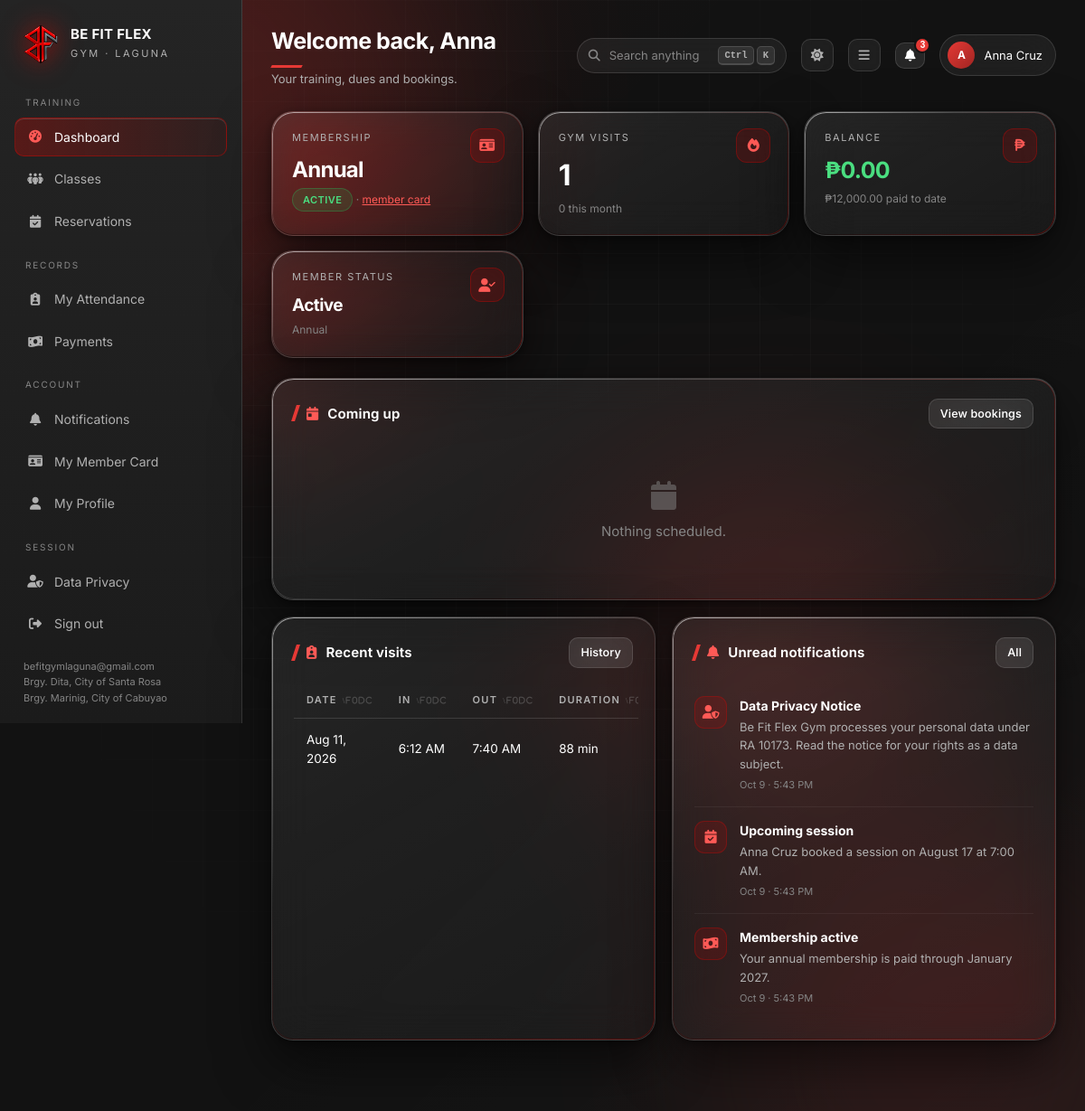
Before: /member/dashboard.php (signed in) with the older database file.
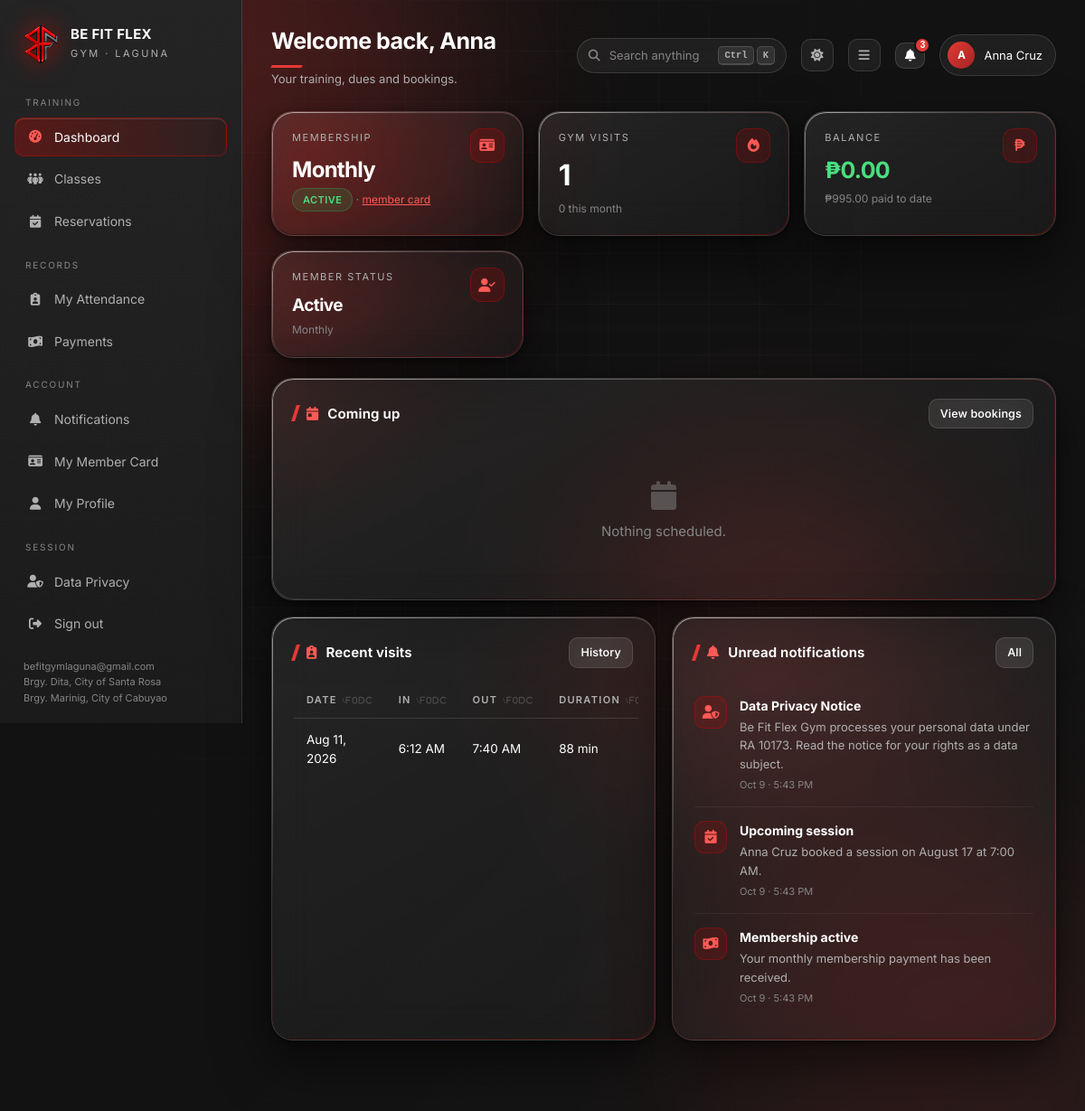
After: the same page with the newer database file.
### tables this page shows
CREATE TABLE members (
    member_id VARCHAR(50) PRIMARY KEY,
    user_id INT NOT NULL UNIQUE,
    member_name VARCHAR(255) NOT NULL,
    contact_number VARCHAR(20) NOT NULL,
    contact_number_encrypted TEXT NULL,
    email VARCHAR(255) NOT NULL,
    membership_type ENUM('Monthly') NOT NULL,
    join_date DATE NOT NULL,
    out_date DATE NULL,
    status ENUM('Active','Inactive','Expired') NOT NULL DEFAULT 'Active',
    created_at TIMESTAMP DEFAULT CURRENT_TIMESTAMP,
    updated_at TIMESTAMP DEFAULT CURRENT_TIMESTAMP ON UPDATE CURRENT_TIMESTAMP,
    FOREIGN KEY (user_id) REFERENCES users(user_id) ON DELETE CASCADE,
    INDEX idx_status (status), INDEX idx_member_name (member_name), INDEX idx_email (email)
);

CREATE TABLE notifications (
    notification_id INT PRIMARY KEY AUTO_INCREMENT,
    user_id INT NOT NULL,
    notification_type VARCHAR(50) NOT NULL,
    notification_title VARCHAR(255) NOT NULL,
    notification_message LONGTEXT NOT NULL,
    notification_icon VARCHAR(50) DEFAULT 'bell',
    icon_color VARCHAR(20) DEFAULT 'primary',
    image_path VARCHAR(500) NULL,
    video_path VARCHAR(500) NULL,
    related_entity_type VARCHAR(50), related_entity_id VARCHAR(50),
    action_url VARCHAR(500),
    is_read TINYINT DEFAULT 0, read_at DATETIME NULL,
    email_sent TINYINT DEFAULT 0, email_sent_at DATETIME NULL,
    priority ENUM('low','normal','high','urgent') DEFAULT 'normal',
    created_at TIMESTAMP DEFAULT CURRENT_TIMESTAMP,
    expires_at DATETIME NULL,
    FOREIGN KEY (user_id) REFERENCES users(user_id) ON DELETE CASCADE,
    INDEX idx_user_read (user_id, is_read), INDEX idx_created_at (created_at)
);

### includes/auth.php (called while the page is built, shortened)
<?php
require_once __DIR__ . '/../config/db.php';
require_once __DIR__ . '/helpers.php';
function base_url(): string
{
    return defined('IN_SUBDIR') && IN_SUBDIR ? '../' : '';
}
function current_user(): ?array
{
    $type = $_SESSION['user_type'] ?? '';
    return [
        'id'    => (int) $_SESSION['user_id'],
        'name'  => $_SESSION['name'] ?? '',
        'email' => $_SESSION['email'] ?? '',
        'type'  => $type,
    ];
}
function require_role(string ...$allowed): array
{
    $u = current_user();
    return $u;
}

### config/db.php (called while the page is built, shortened)
<?php
function db(): PDO
{
    static $pdo = null;
    if ($pdo instanceof PDO) {
        return $pdo;
    }
    $dsn = sprintf('mysql:host=%s;port=%s;dbname=%s;charset=utf8mb4', DB['host'], DB['port'], DB['name']);
    try {
        $pdo = new PDO($dsn, DB['user'], DB['pass'], [
            PDO::ATTR_ERRMODE            => PDO::ERRMODE_EXCEPTION,
            PDO::ATTR_DEFAULT_FETCH_MODE => PDO::FETCH_ASSOC,
            PDO::ATTR_EMULATE_PREPARES   => false,
        ]);
    } catch (PDOException $e) {
        http_response_code(500);
        echo '<!doctype html><meta charset="utf-8">'
           . '<div style="font:16px system-ui;background:#0a0a0a;color:#eee;padding:40px;height:100vh">'
           . '<h1 style="color:#E10600">Database connection failed</h1>'
           . '<p>MySQL is not reachable, or the database has not been imported yet.</p>'
           . '<ol><li>Start <b>MySQL</b> in the XAMPP Control Panel</li>'
           . '<li>Import <code>database/befitflex_gym.sql</code> through phpMyAdmin</li>'
           . '<li>Check the credentials in <code>config/db.php</code></li></ol>'
           . '<p style="color:#888">' . htmlspecialchars($e->getMessage()) . '</p></div>';
        exit;
    }
    return $pdo;
}

### member/dashboard.php (the view, shortened to what the changed rows need)
<?php
require __DIR__ . '/../includes/auth.php';
$u = require_role('member');
$mid = $_SESSION['member_id'] ?? '';
$title = 'Welcome back, ' . explode(' ', (string) $u['name'])[0];
$me = row('SELECT m.* FROM members m WHERE m.member_id = ?', [$mid]);
$owed      = (float) scalar("SELECT COALESCE(SUM(amount),0) FROM payments WHERE member_id = ? AND payment_status <> 'Paid'", [$mid]);
$paid      = (float) scalar("SELECT COALESCE(SUM(amount),0) FROM payments WHERE member_id = ? AND payment_status = 'Paid'", [$mid]);
$recentVisits = rows('SELECT * FROM attendance WHERE member_id = ? ORDER BY check_in_time DESC LIMIT 5', [$mid]);
$notes = rows('SELECT * FROM notifications WHERE user_id = ? AND is_read = 0 ORDER BY created_at DESC LIMIT 4', [$u['id']]);
include __DIR__ . '/../includes/header.php';
?>
<div class="stats">
  <div class="stat glass hover"><div class="ico"><i class="fa-solid fa-id-card"></i></div>
    <div class="label">Membership</div>
    <div class="value" style="font-size:24px"><?= e($me['membership_type'] ?? '—') ?></div>
    <div class="note"><?= badge($me['status'] ?? '') ?> · <a href="id-card.php" style="color:var(--red-hot)">member card</a></div></div>
  <div class="stat glass hover"><div class="ico"><i class="fa-solid fa-peso-sign"></i></div>
    <div class="label">Balance</div>
    <div class="value" style="font-size:25px;color:<?= $owed > 0 ? '#FBBF24' : '#4ADE80' ?>"><?= money($owed) ?></div>
    <div class="note"><?= money($paid) ?> paid to date</div></div>
  <div class="stat glass hover"><div class="ico"><i class="fa-solid fa-user-check"></i></div>
    <div class="label">Member status</div>
    <div class="value" style="font-size:19px"><?= e($me['status'] ?? 'Active') ?></div>
    <div class="note"><?= e($me['membership_type'] ?? 'Membership') ?></div></div>
</div>
<div class="grid c2">
  <div class="panel glass">
    <h2><i class="fa-solid fa-calendar-day"></i> Coming up
      <span class="spacer"></span><a class="btn sm" href="reservations.php">View bookings</a></h2>
  </div>
</div>
<div class="grid c2">
  <div class="panel glass">
    <h2><i class="fa-solid fa-clipboard-user"></i> Recent visits
      <span class="spacer"></span><a class="btn sm" href="attendance.php">History</a></h2>
    <?php if (!$recentVisits): ?>
      <div class="empty"><i class="fa-solid fa-door-closed"></i>No visits recorded.</div>
    <?php else: ?>
    <div class="table-wrap"><table>
      <thead><tr><th>Date</th><th>In</th><th>Out</th><th>Duration</th></tr></thead>
    </table></div>
    <?php endif; ?>
  </div>
  <div class="panel glass">
    <h2><i class="fa-solid fa-bell"></i> Unread notifications
      <span class="spacer"></span><a class="btn sm" href="notifications.php">All</a></h2>
    <?php if (!$notes): ?>
      <div class="empty"><i class="fa-solid fa-bell-slash"></i>You are all caught up.</div>
    <?php else: ?>
      <?php foreach ($notes as $n): ?>
        <div class="notif">
          <div class="dot"><i class="fa-solid fa-<?= e($n['notification_icon'] ?: 'bell') ?>"></i></div>
          <div class="body"><b><?= e($n['notification_title']) ?></b>
            <p><?= e($n['notification_message']) ?></p>
            <div class="when"><?= dt($n['created_at'], 'M j · g:i A') ?></div></div>
        </div>
      <?php endforeach; ?>
    <?php endif; ?>
  </div>
</div>
<?php include __DIR__ . '/../includes/footer.php'; ?>

### includes/header.php (shortened to what the changed rows need)
<?php
$cssFile = __DIR__ . '/../assets/css/glass.css';
$uiCss   = __DIR__ . '/../assets/css/ui.css';
$uiCssV  = is_file($uiCss) ? filemtime($uiCss) : 1;
$cssV    = is_file($cssFile) ? filemtime($cssFile) : 1;
$u    = current_user();
$b    = base_url();
?>
<!DOCTYPE html>
<html lang="en" data-theme="dark">
<head>
<link rel="stylesheet" href="<?= $b ?>assets/css/glass.css?v=<?= $cssV ?>">
<link rel="stylesheet" href="<?= $b ?>assets/css/ui.css?v=<?= $uiCssV ?>">
<link rel="stylesheet" href="https://cdnjs.cloudflare.com/ajax/libs/font-awesome/6.5.1/css/all.min.css">
</head>
<body data-base="<?= $b ?>" class="<?= e($bodyClass ?? '') ?>">
<div class="shell">
  <main class="main" id="main">
    <div class="topbar">
      <div>
        <h1><?= e($title ?? 'Dashboard') ?></h1>
      </div>
      <div class="pill-user">
        <span class="avatar"><?= e(strtoupper(substr($u['name'] ?: 'U', 0, 1))) ?></span>
        <span><?= e($u['name']) ?></span>
      </div>
    </div>

### includes/helpers.php (shortened to what the changed rows need)
<?php
function e(mixed $v): string
{
    return htmlspecialchars((string) $v, ENT_QUOTES, 'UTF-8');
}
function money(float|string|null $v): string
{
    return '&#8369;' . number_format((float) $v, 2);
}
function dt(?string $v, string $fmt = 'M j, Y'): string
{
    $ts = strtotime($v);
    return $ts ? date($fmt, $ts) : '—';
}
function badge(?string $status): string
{
    $map = [
        'Active' => 'ok', 'Paid' => 'ok', 'Completed' => 'ok', 'Present' => 'ok', 'Confirmed' => 'ok',
        'Pending' => 'warn', 'Scheduled' => 'warn', 'Late' => 'warn', 'Ongoing' => 'warn',
        'Inactive' => 'mute', 'Absent' => 'mute',
        'Overdue' => 'bad', 'Expired' => 'bad', 'Cancelled' => 'bad',
    ];
    $tone = $map[$status] ?? 'mute';
    return '<span class="chip ' . $tone . '">' . e($status ?? '—') . '</span>';
}
function stmt(string $sql): PDOStatement
{
    static $cache = [];
    return $cache[$sql] ??= db()->prepare($sql);
}
function scalar(string $sql, array $args = []): mixed
{
    $s = stmt($sql);
    $s->execute($args);
    $v = $s->fetchColumn();
    return $v;
}
function rows(string $sql, array $args = []): array
{
    $s = stmt($sql);
    $s->execute($args);
    $r = $s->fetchAll();
    return $r;
}
function row(string $sql, array $args = []): ?array
{
    $s = stmt($sql);
    $s->execute($args);
    $r = $s->fetch();
    return $r ?: null;
}

Changed rows visible on the page:
changed members "Active": membership_type "Annual" → "Monthly"
changed notifications "Membership active": notification_message "Your annual membership is paid through January 2027." → "Your monthly membership payment has been received."
Other visible differences:
money($paid): "₱12,000.00" → "₱995.00"
